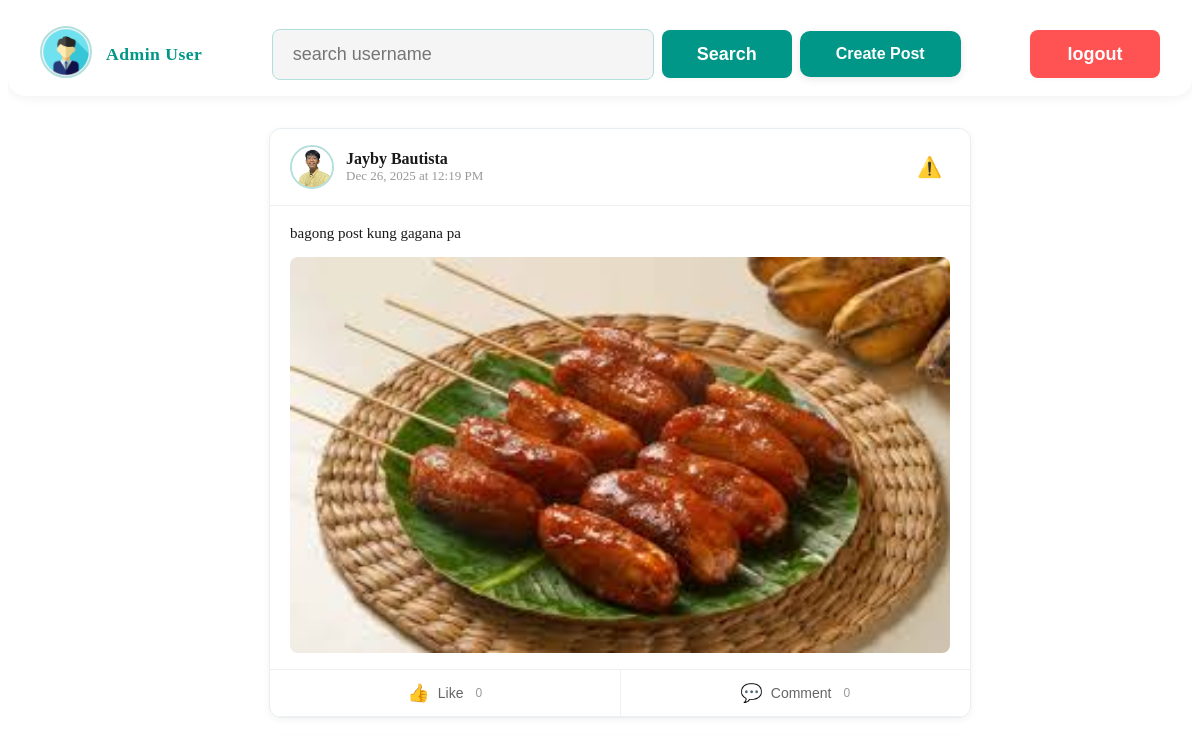
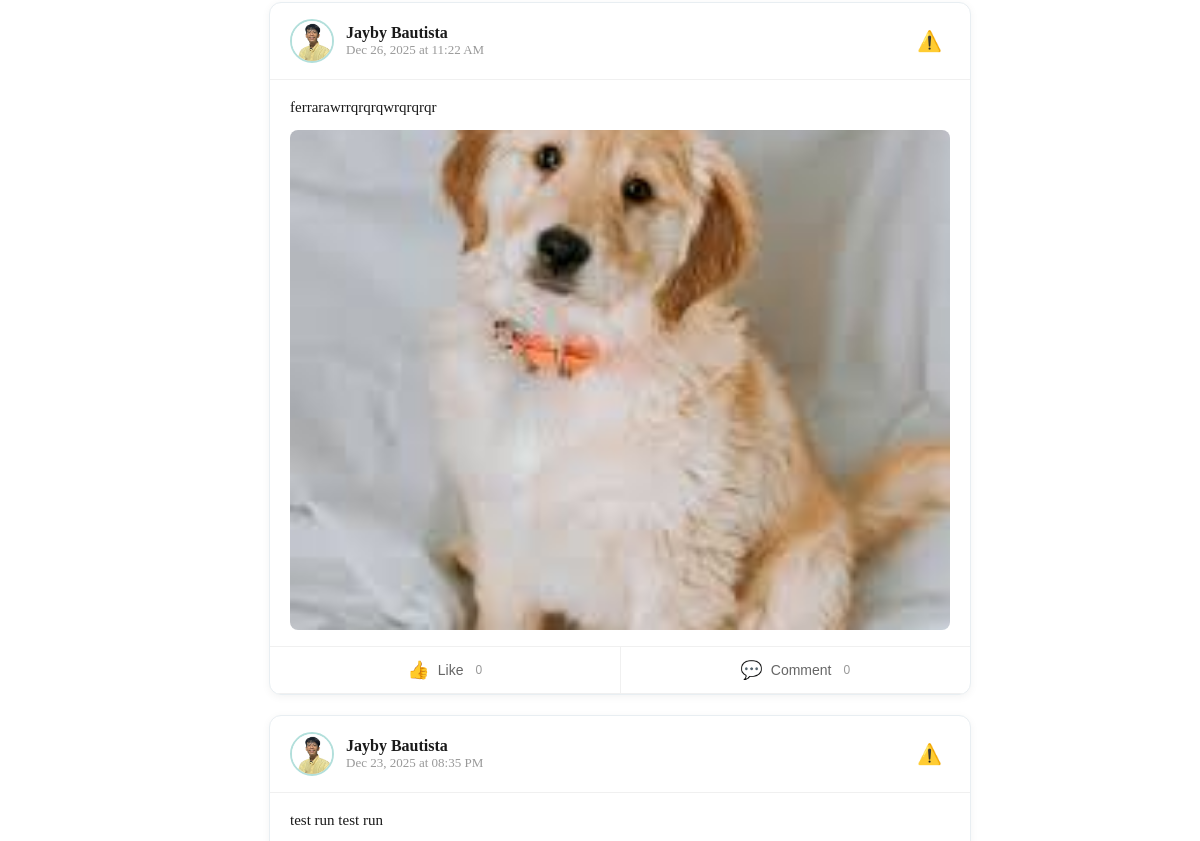
The app's page /dashboard_modules/user_dashboard.php (signed in, upper part), older data (2 pictures, top to bottom).
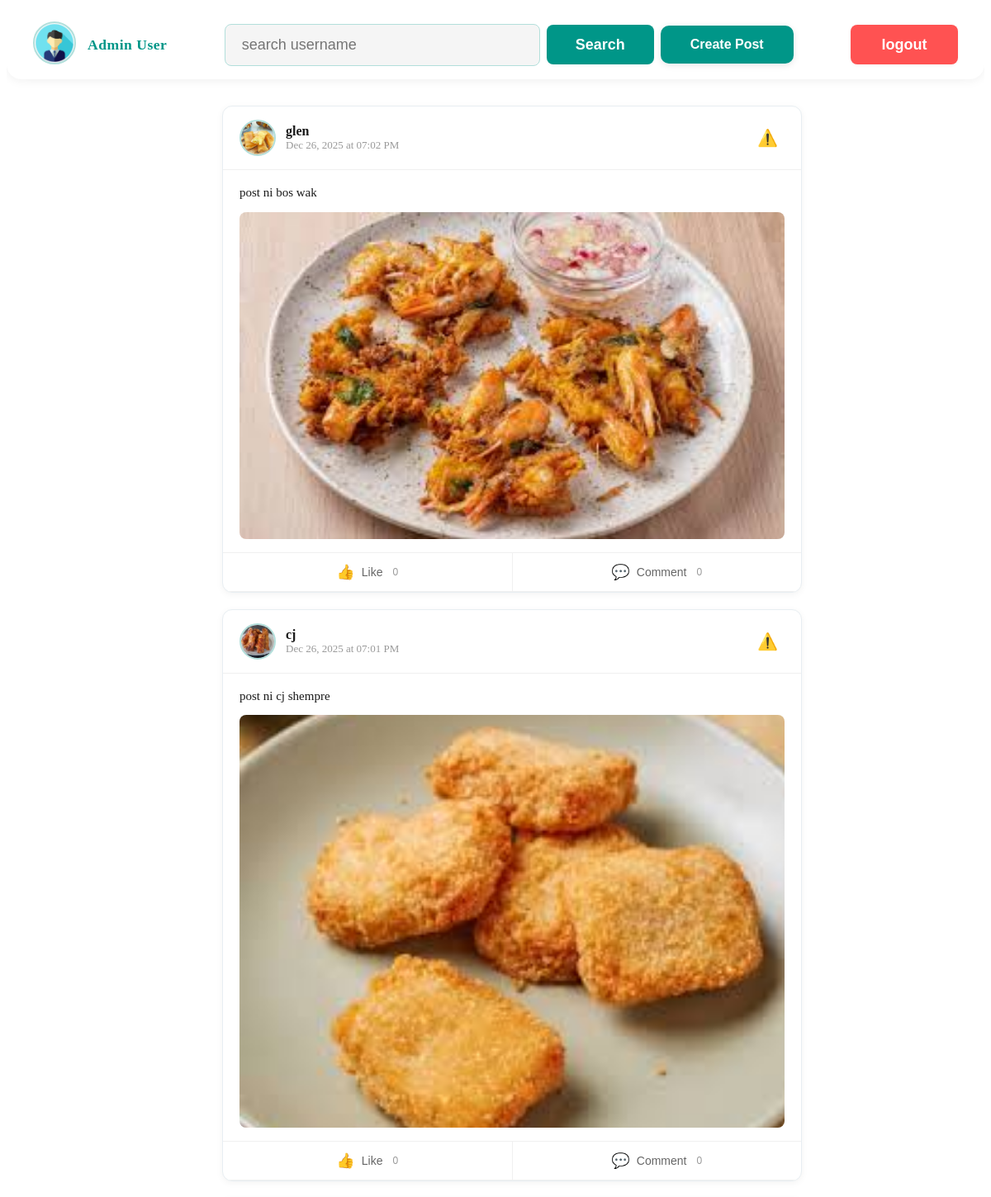
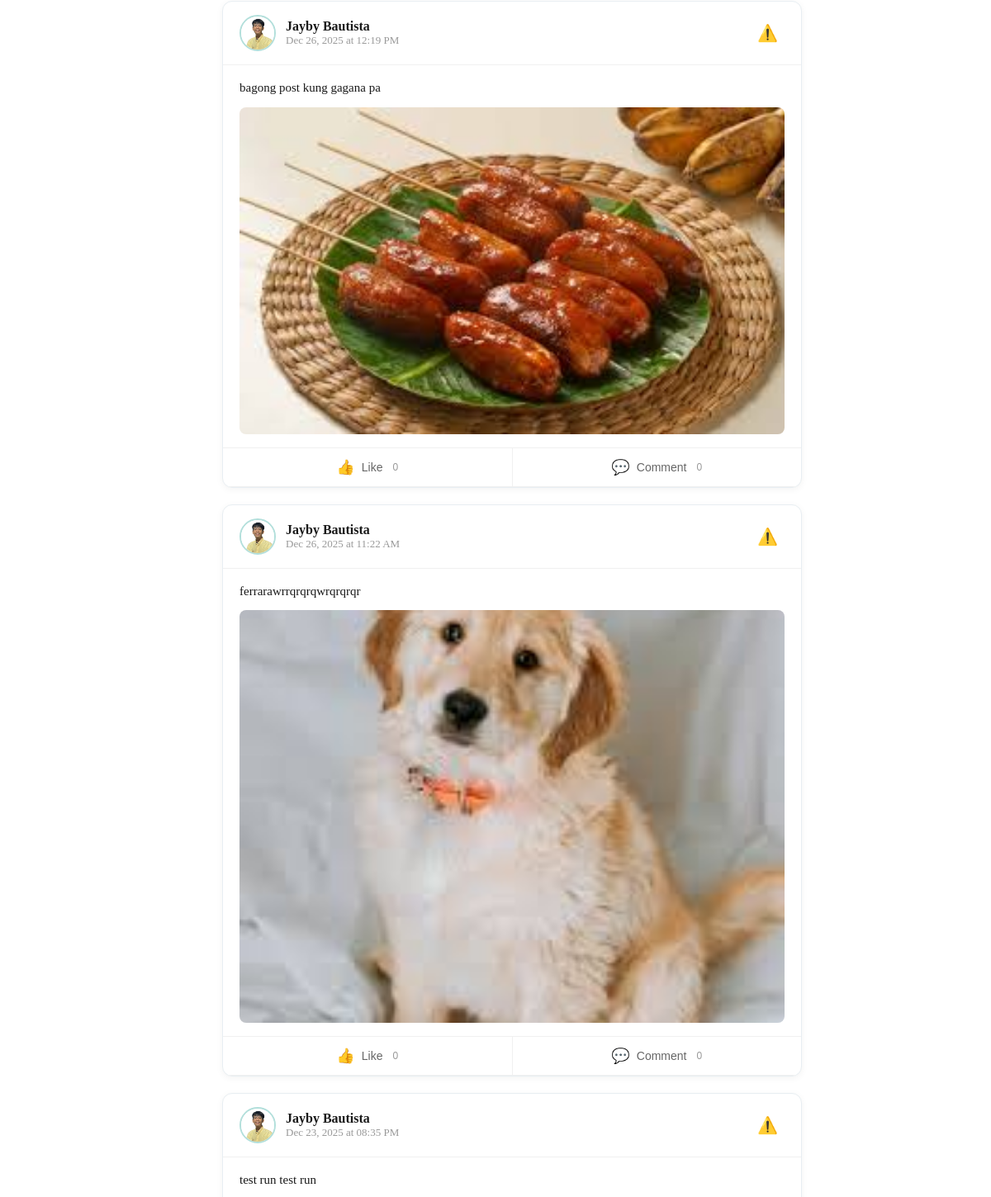
The same page, newer data (2 pictures, top to bottom).
### tables this page shows
CREATE TABLE `users` (
  `id` int(11) NOT NULL,
  `email` varchar(100) NOT NULL,
  `password_hash` varchar(255) NOT NULL,
  `username` varchar(50) NOT NULL,
  `bio` varchar(255) DEFAULT NULL,
  `picture` varchar(255) DEFAULT NULL,
  `cover_picture` varchar(255) DEFAULT NULL,
  `created_at` datetime DEFAULT current_timestamp(),
  `type` enum('user','admin') NOT NULL
);

CREATE TABLE `posts` (
  `id` int(11) NOT NULL,
  `user_id` int(11) NOT NULL,
  `caption` text DEFAULT NULL,
  `image` varchar(255) DEFAULT NULL,
  `created_at` datetime DEFAULT current_timestamp(),
  `like_count` int(11) DEFAULT 0,
  `comment_count` int(11) DEFAULT 0
);

### dashboard_modules/user_dashboard.php (the view, shortened to what this page needs)
<?php
$id = $_SESSION['id'];
include('../config.php');
$sql = "SELECT * FROM users WHERE id=$id";
$result = mysqli_query($conn, $sql);
$user = mysqli_fetch_assoc($result);
?>
<!DOCTYPE html>
<html lang="en">
<head>
  <link rel="stylesheet" href="../css/user_dashboard.css?v=<?= time() ?>">
</head>
<body>
  <div class="header">
    <div class="header-left-section">
      <div><img class="profile-pic" src="../uploads/<?= htmlspecialchars($user['picture'] ?? 'default.png') ?>" alt="Profile Picture"></div>
      <div><span class="username"><?= htmlspecialchars($user['username'] ?? 'Unknown User') ?></span></div>
    </div>
    <div class="header-middle-section">
      <div><input type="text" name="search" placeholder="search username"></div>
      <div><button class="search-button">Search</button></div>
      <button class="create-post-btn">Create Post</button>
    </div>
    <div class="header-right-section">
      <button class="logout">logout</button>
    </div>
  </div>
  <div class="post-contents">
    <?php
    $sql = "SELECT posts.id, posts.user_id, posts.caption, posts.image, posts.created_at, users.username, users.picture
            FROM posts
            JOIN users ON posts.user_id = users.id
            ORDER BY posts.created_at DESC";
    $result = mysqli_query($conn, $sql);
    if ($result && mysqli_num_rows($result) > 0) {
      while ($post = mysqli_fetch_assoc($result)) {
        $postId = htmlspecialchars($post['id']);
        $username = htmlspecialchars($post['username']);
        $userPicture = htmlspecialchars($post['picture'] ?? 'default.png');
        $caption = htmlspecialchars($post['caption']);
        $postImage = htmlspecialchars($post['image']);
        $createdAt = date('M d, Y \a\t h:i A', strtotime($post['created_at']));
    ?>
        <div class="post-card">
          <div class="post-header">
            <div class="post-user-info">
              <img src="../uploads/<?= $userPicture ?>" alt="Profile" class="post-profile-pic">
              <div class="post-user-details">
                <div class="post-username"><?= $username ?></div>
                <div class="post-time"><?= $createdAt ?></div>
              </div>
            </div>
            <button class="post-report-btn" title="Report Post">⚠️</button>
          </div>
          <div class="post-content">
            <p class="post-caption"><?= nl2br($caption) ?></p>
            <?php if (!empty($postImage)) { ?>
              <img src="../user_modules/<?= $postImage ?>" alt="Post Image" class="post-image">
            <?php } ?>
          </div>
          <div class="post-actions">
            <button class="post-action-btn like-btn" data-post-id="<?= $postId ?>">
              <span class="action-icon">👍</span>
              <span class="action-text">Like</span>
              <span class="action-count"><?= $post['like_count'] ?? 0 ?></span>
            </button>
            <button class="post-action-btn comment-btn" data-post-id="<?= $postId ?>">
              <span class="action-icon">💬</span>
              <span class="action-text">Comment</span>
              <span class="action-count"><?= $post['comment_count'] ?? 0 ?></span>
            </button>
          </div>
        </div>
    <?php
      }
    } else {
      echo '<div class="no-posts"><p>No posts yet. Be the first to share!</p></div>';
    }
    ?>
  </div>
</body>
</html>

### css/user_dashboard.css (style rules this page uses)
html, body { overflow-x: hidden; }
.header { display: flex; align-items: center; justify-content: space-between; background: #fff; box-shadow: 0 2px 12px rgba(0, 0, 0, 0.06); padding: 18px 32px 14px 32px; border-bottom-left-radius: 18px; border-bottom-right-radius: 18px; margin-bottom: 24px; }
.header-left-section { display: flex; align-items: center; gap: 14px; }
.header-left-section .profile-pic { width: 48px; height: 48px; border-radius: 50%; object-fit: cover; border: 2px solid #b2dfdb; background: #fafafa; }
.header-left-section .username { font-size: 1.1rem; font-weight: 600; color: #009688; letter-spacing: 0.5px; }
.header-middle-section { display: flex; align-items: center; gap: 8px; }
.header-middle-section input[type="text"] { padding: 14px 20px; border-radius: 8px; border: 1.5px solid #b2dfdb; font-size: 18px; background: #f5f5f5; transition: border 0.2s; min-width: 340px; width: 340px; max-width: 500px; }
.search-button { background: #009688; color: #fff; border: none; border-radius: 8px; width: 130px; height: 48px; font-size: 18px; font-weight: 600; cursor: pointer; transition: background 0.2s; box-shadow: 0 1px 4px rgba(0, 0, 0, 0.04); display: flex; align-items: center; justify-content: center; padding: 0; }
.header-right-section { display: flex; align-items: center; }
.logout { background: #ff5252; color: #fff; border: none; border-radius: 8px; width: 130px; height: 48px; font-size: 18px; font-weight: 600; cursor: pointer; transition: background 0.2s; box-shadow: 0 1px 4px rgba(0, 0, 0, 0.04); display: flex; align-items: center; justify-content: center; padding: 0; }
.header { display: flex; flex-direction: row; }
.header-left-section { display: flex; flex-direction: row; }
.header-middle-section { display: flex; flex-direction: row; }
.create-post-btn { background: #009688; color: #fff; border: none; border-radius: 10px; padding: 14px 36px; font-size: 16px; font-weight: 600; cursor: pointer; transition: background 0.2s ease, transform 0.1s ease; box-shadow: 0 2px 8px rgba(0, 0, 0, 0.1); }
.post-contents { display: flex; flex-direction: column; align-items: center; width: 100%; padding: 0 20px; gap: 20px; }
.post-card { background: #fff; border: 1px solid #e8eef2; border-radius: 12px; box-shadow: 0 2px 8px rgba(0, 0, 0, 0.05); max-width: 700px; width: 100%; overflow: hidden; transition: box-shadow 0.3s ease; }
.post-header { display: flex; justify-content: space-between; align-items: center; padding: 16px 20px; border-bottom: 1px solid #f0f0f0; }
.post-user-info { display: flex; align-items: center; gap: 12px; flex: 1; }
.post-profile-pic { width: 40px; height: 40px; border-radius: 50%; object-fit: cover; border: 2px solid #b2dfdb; background: #fafafa; }
.post-user-details { display: flex; flex-direction: column; }
.post-username { font-size: 16px; font-weight: 600; color: #1a1a1a; }
.post-time { font-size: 13px; color: #999; }
.post-report-btn { background: none; border: none; font-size: 20px; cursor: pointer; padding: 8px; border-radius: 6px; transition: background 0.2s ease; }
.post-content { padding: 16px 20px; }
.post-caption { margin: 0 0 12px 0; font-size: 15px; color: #1a1a1a; line-height: 1.5; word-wrap: break-word; white-space: pre-wrap; }
.post-image { width: 100%; max-height: 500px; object-fit: cover; border-radius: 8px; display: block; margin: 0 auto; }
.post-actions { display: flex; border-top: 1px solid #f0f0f0; border-bottom: 1px solid #f0f0f0; }
.post-action-btn { flex: 1; background: none; border: none; padding: 12px 16px; border-right: 1px solid #f0f0f0; display: flex; align-items: center; justify-content: center; gap: 8px; cursor: pointer; transition: background 0.2s ease, color 0.2s ease; color: #666; font-size: 14px; font-weight: 500; }
.post-action-btn:last-child { border-right: none; }
.action-icon { font-size: 18px; }
.action-text { display: none; }
.action-count { font-size: 12px; color: #999; margin-left: auto; }
@media (min-width: 600px) { .action-text { display: inline; } }
@media (min-width: 600px) { .action-count { margin-left: 4px; } }

Row changes from the older to the newer data that the page shows:
added posts: user.picture (picture), user.username "glen", created_at "Dec 26, 2025 at 07:02 PM", caption "post ni bos wak", image (picture), like_count "0", comment_count "0"
added posts: user.picture (picture), user.username "cj", created_at "Dec 26, 2025 at 07:01 PM", caption "post ni cj shempre", image (picture), like_count "0", comment_count "0"
